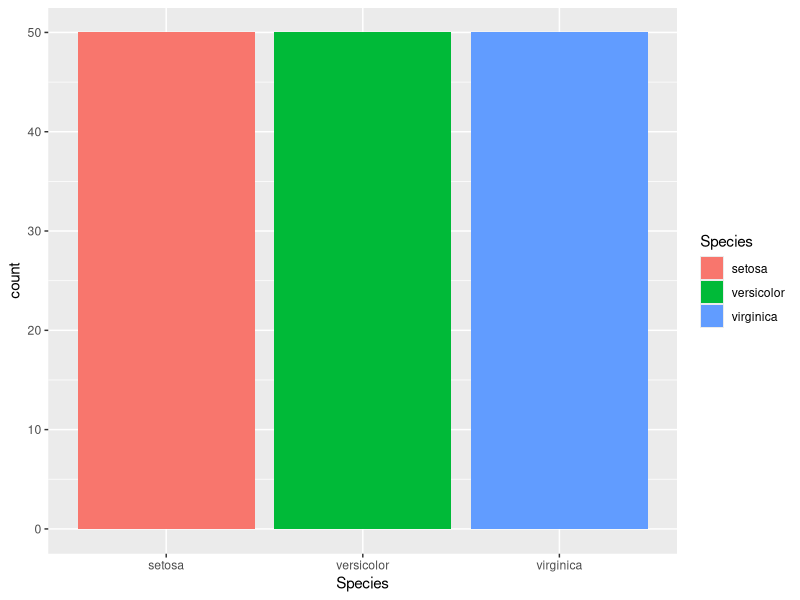
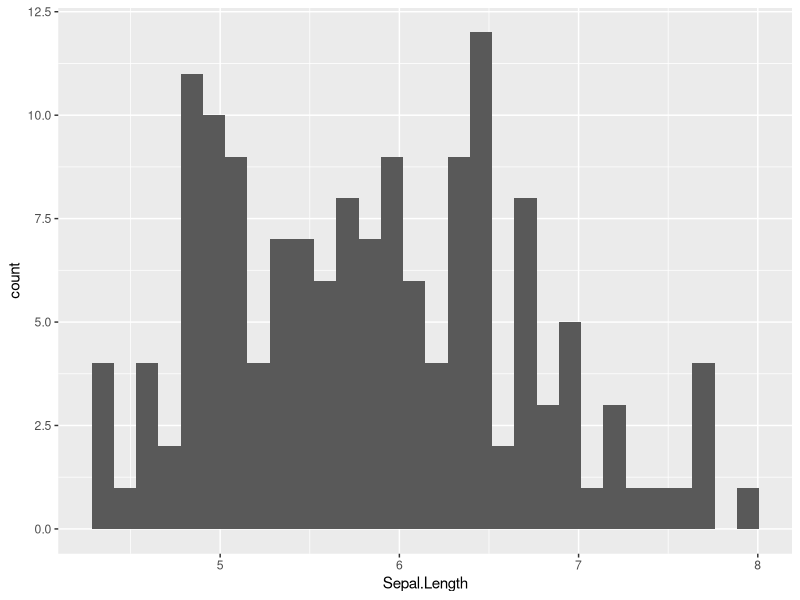
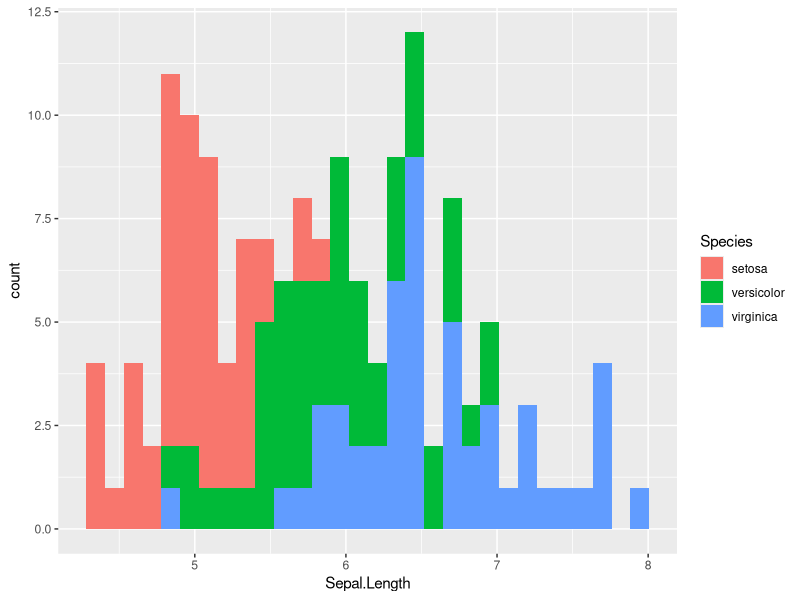
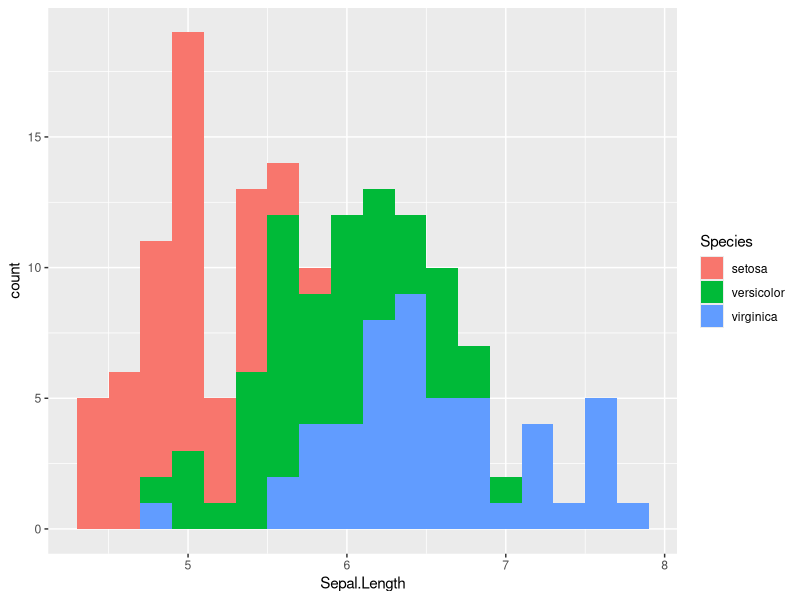
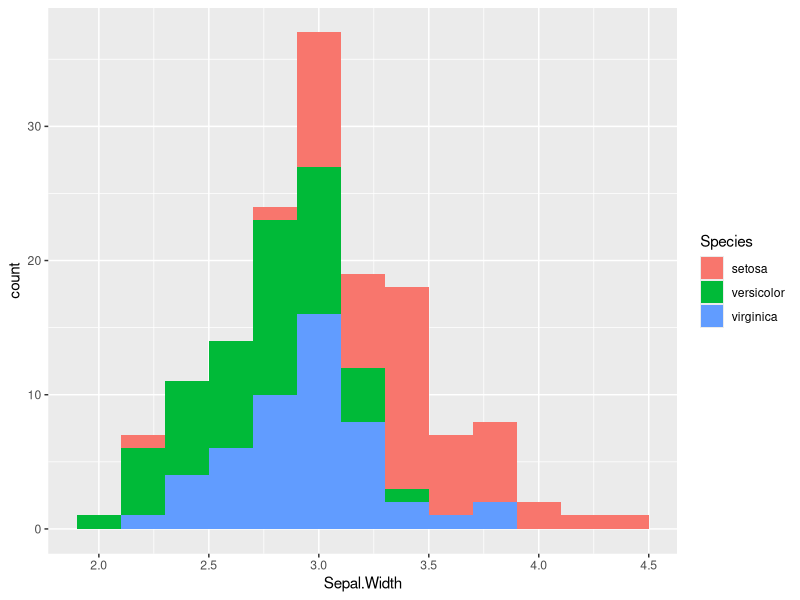
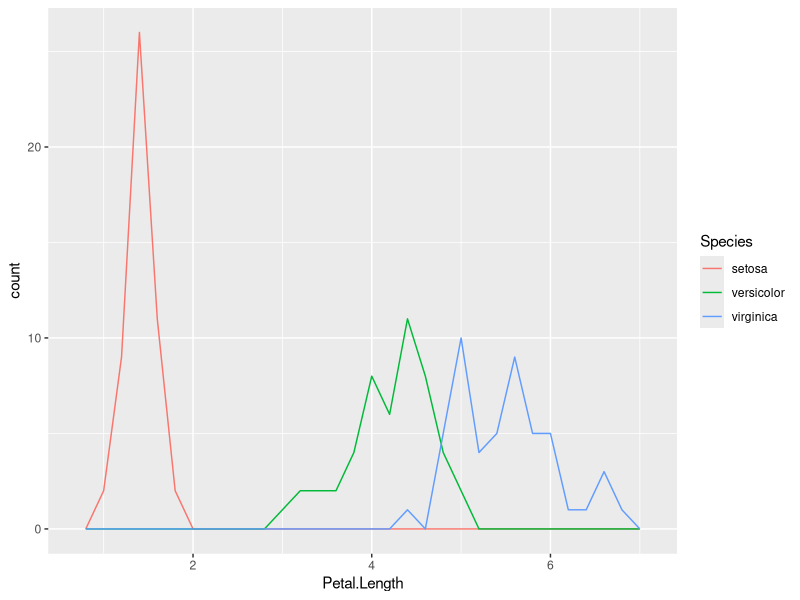
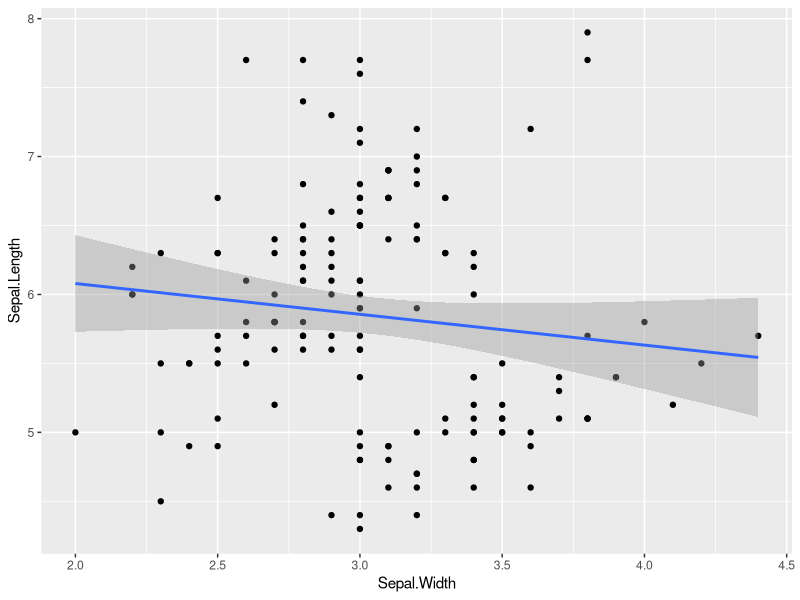
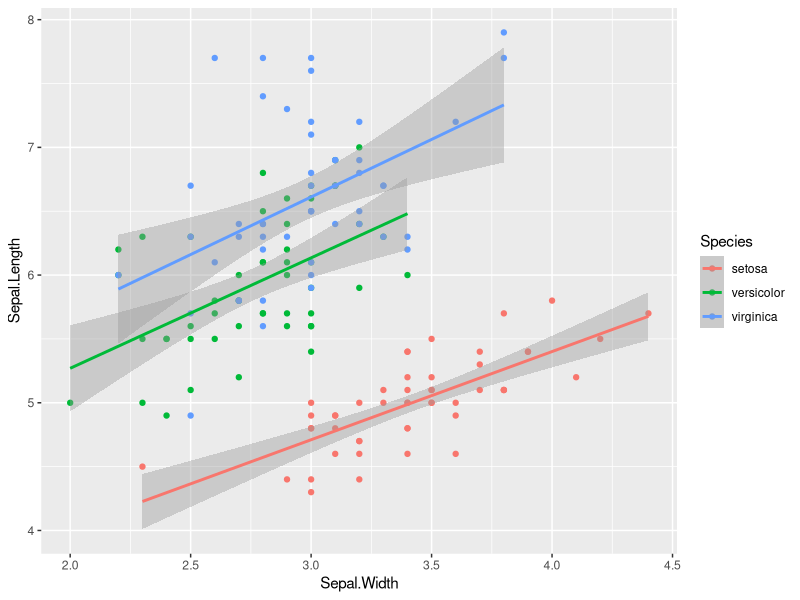

Write R code to recreate these figures, in order.
#R workshop 2024
#Exploratory data analysis
#Author: Joshua Ajowele
#Date: 25 August 2024

#install and load required package
install.packages("tidyverse")

#load package
library(tidyverse)


#load iris data
data("iris")

#check variables in iris data
head(iris)

#How many individuals of each species were measured?
#How many species were considered?
ggplot(data=iris, mapping=aes(x=Species, fill=Species))+
  geom_bar()
#so, how many individuals and how many species?

#What is the distribution of Sepal_Length?
ggplot(data=iris, mapping=aes(x=Sepal.Length))+
  geom_histogram()

#What is the distribution of Sepal_Length by species?
ggplot(data=iris, mapping=aes(x=Sepal.Length, fill=Species))+
  geom_histogram()
#specify a binwidth
ggplot(data=iris, mapping=aes(x=Sepal.Length, fill=Species))+
  geom_histogram(binwidth = 0.2)
#What species do you think has the shortest sepal length?

#Exercise 1: Show the distribution of Sepal Width for each species
ggplot(data=iris, mapping=aes(x=Sepal.Width, fill=Species))+
  geom_histogram(binwidth = 0.2)
#what species do you think has the highest width?

#much easier to view multiple category 
#with frequency polygon than histogram
#use petal length
ggplot(data=iris, mapping=aes(x=Petal.Length, col=Species))+
  geom_freqpoly(binwidth = 0.2)
#what species do you think has the longest petal?

#Is there a relationship between sepal length and sepal width?
ggplot(data=iris, mapping=aes(x=Sepal.Width,y=Sepal.Length))+
  geom_point()+
  geom_smooth(method = lm)
#Is there a relationship? Describe the relationship.

#Exercise 2:
#Is there a relationship between sepal length and sepal width within each species?
ggplot(data=iris, mapping=aes(x=Sepal.Width,y=Sepal.Length, col=Species))+
  geom_point()+
  geom_smooth(method = lm)

#Is there a petal length by width relationship?
ggplot(data=iris, mapping=aes(x=Petal.Width,y=Petal.Length))+
  geom_point()+
  geom_smooth(method = lm)

#Do we have the same pattern among species?
ggplot(data=iris, mapping=aes(x=Petal.Width,y=Petal.Length, col=Species))+
  geom_point()+
  geom_smooth(method = lm)

#any relationship between sepal and petal length?
ggplot(data=iris, mapping=aes(x=Sepal.Length,y=Petal.Length, col=Species))+
  geom_point()+
  geom_smooth(method = lm)

#any relationship between sepal and petal width?
ggplot(data=iris, mapping=aes(x=Sepal.Width,y=Petal.Width, col=Species))+
  geom_point(size=3)+
  geom_smooth(method = lm, linewidth=2)+
  #selecting colours manually
  scale_color_manual(values=c("Purple","Pink","Green"))+
  #specifying x and y axis
  xlab("Sepal Width")+
  ylab("Petal Width")+
  #removing grid lines from the background
  theme(panel.grid.major=element_blank(),
        panel.grid.minor=element_blank())

#making a multipanel figure
ggplot(data=iris, mapping=aes(x=Sepal.Width,y=Petal.Width))+
  geom_point(size=3, col="Purple")+
  geom_smooth(method = lm, linewidth=2, col="Pink")+
  facet_wrap(~Species)

#make axes different for each species
ggplot(data=iris, mapping=aes(x=Sepal.Width,y=Petal.Width))+
  geom_point(size=3, col="Purple")+
  geom_smooth(method = lm, linewidth=2, col="Pink")+
  facet_wrap(~Species,scales = "free")

#assigning figures to object
sepal_petal_fig<-ggplot(data=iris, mapping=aes(x=Sepal.Width,y=Petal.Width))+
  geom_point(size=3, col="Purple")+
  geom_smooth(method = lm, linewidth=2, col="Pink")+
  facet_wrap(~Species,scales = "free")
print(sepal_petal_fig)


#Further studies
#R for Data Science
#https://r4ds.hadley.nz/eda



#rename Iris data

iris_data<-iris%>%
  #select specific columns
  select(Petal.Width, Species)
head(iris_data)

#Exercise: show only the sepal width and petal length
iris_length<-iris%>%
  #select sepal width and petal length
  select(Sepal.Width, Petal.Length)
head(iris_length)
#another way to select
iris_length<-iris%>%
  #select sepal width and petal length
  select(2,3)
head(iris_length)

#pick setosa from Iris 
iris_setosa<-iris%>%
  filter(Species=="setosa")
head(iris_setosa)

#Exercise 2: Pick virginica from iris using filter

#find the mean of the sepal length and width for each species
#without losing any datapoint

iris_mean<-iris%>%
  #select columns needed
  select(1,2,5)%>%
  #group to calculate mean
  group_by(Species)%>%
  mutate(sepal_length_mean=mean(Sepal.Length, na.rm=T),
         Sepal_Width_mean=mean(Sepal.Width, na.rm=T))
head(iris_mean)  
 
#calculate mean and remove the initial data 
iris_mean2<-iris%>%
  #select columns needed
  select(1,2,5)%>%
  #group to calculate mean
  group_by(Species)%>%
  summarise(sepal_length_mean=mean(Sepal.Length, na.rm=T),
         Sepal_Width_mean=mean(Sepal.Width, na.rm=T))
head(iris_mean2)
  
  
  


